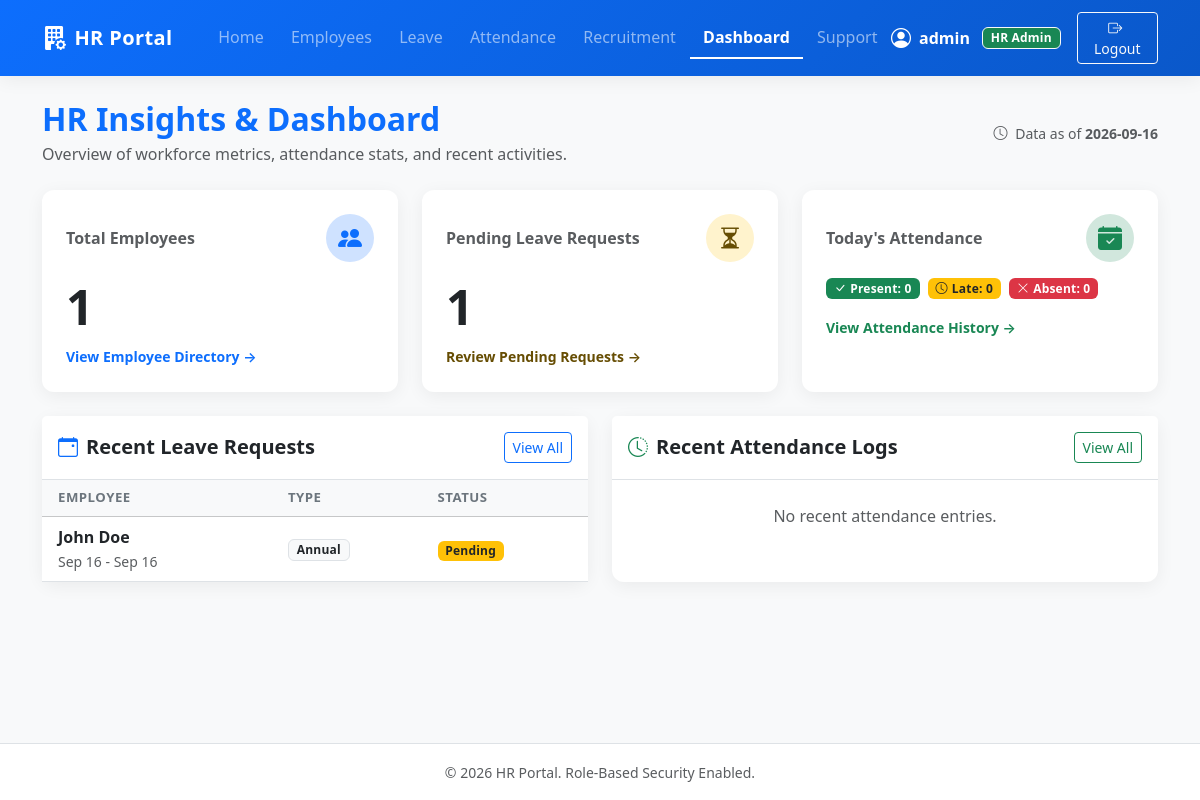
The page /dashboard (signed in) on the database as committed earlier.
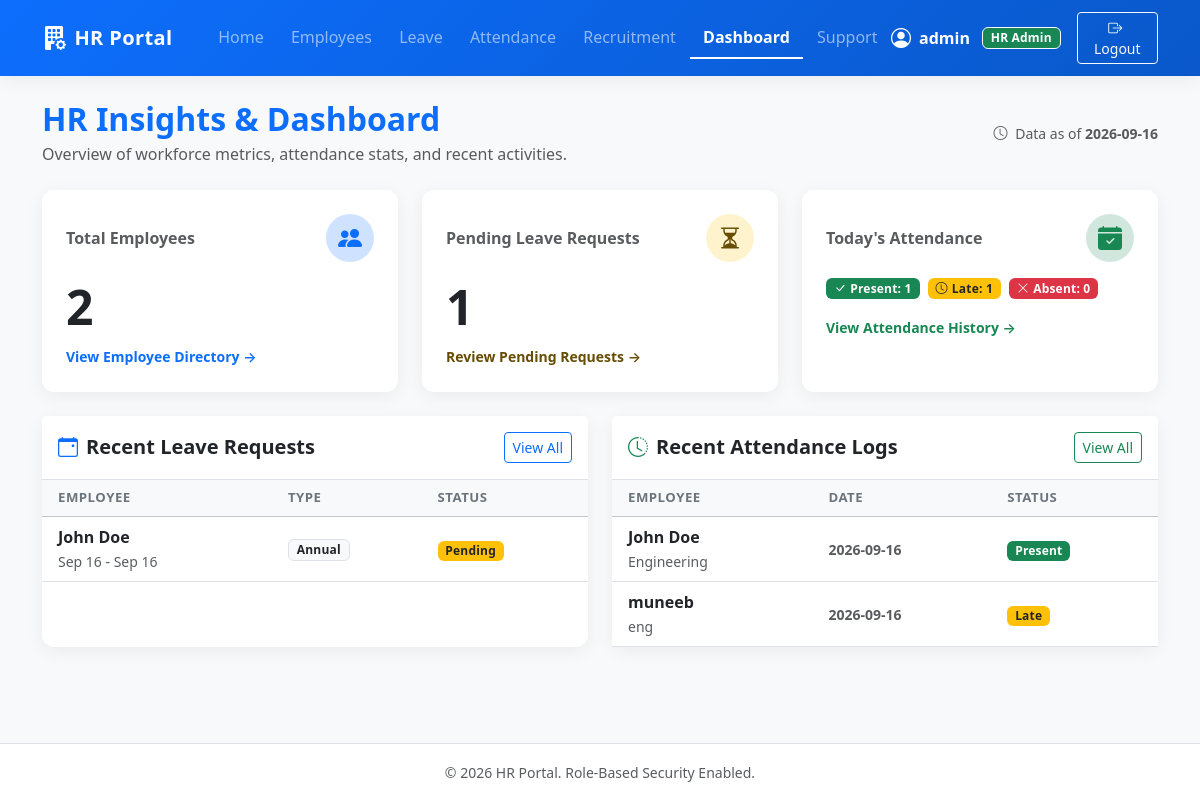
The same page on the database as committed later.
### models/leave.py (models this page shows, shortened)
class Leave(db.Model):
    __tablename__ = 'leaves'
    id = db.Column(db.Integer, primary_key=True)
    employee_id = db.Column(db.Integer, db.ForeignKey('employees.id'), nullable=False)
    leave_type = db.Column(db.String(50), nullable=False)
    start_date = db.Column(db.Date, nullable=False)
    end_date = db.Column(db.Date, nullable=False)
    reason = db.Column(db.Text, nullable=True)
    status = db.Column(db.String(20), nullable=False, default='Pending')

### models/employee.py (models this page shows, shortened)
class Employee(db.Model):
    __tablename__ = 'employees'
    id = db.Column(db.Integer, primary_key=True)
    name = db.Column(db.String(100), nullable=False)
    email = db.Column(db.String(120), unique=True, nullable=False)
    department = db.Column(db.String(80), nullable=True)
    position = db.Column(db.String(80), nullable=True)
    join_date = db.Column(db.Date, nullable=False, default=date.today)
    leaves = db.relationship('Leave', backref='employee', lazy=True, cascade='all, delete-orphan')
    attendances = db.relationship('Attendance', backref='employee', lazy=True, cascade='all, delete-orphan')
    user_account = db.relationship('User', backref='employee', uselist=False)

### models/attendance.py (models this page shows, shortened)
class Attendance(db.Model):
    __tablename__ = 'attendances'
    id = db.Column(db.Integer, primary_key=True)
    employee_id = db.Column(db.Integer, db.ForeignKey('employees.id'), nullable=False)
    date = db.Column(db.Date, nullable=False)
    status = db.Column(db.String(20), nullable=False)  # Present, Absent, Late
    __table_args__ = (
        db.UniqueConstraint('employee_id', 'date', name='uq_employee_date'),
    )

### app.py (the view)
    @app.route('/dashboard')
    @hr_required
    def dashboard():
        today = date.today()
        total_employees = Employee.query.count()
        pending_leaves_count = Leave.query.filter_by(status='Pending').count()
        today_attendance = {
            'present': Attendance.query.filter_by(date=today, status='Present').count(),
            'late': Attendance.query.filter_by(date=today, status='Late').count(),
            'absent': Attendance.query.filter_by(date=today, status='Absent').count()
        }
        recent_leaves = Leave.query.order_by(Leave.id.desc()).limit(5).all()
        recent_attendances = Attendance.query.order_by(Attendance.id.desc()).limit(5).all()
        return render_template(
            'dashboard.html',
            total_employees=total_employees,
            pending_leaves_count=pending_leaves_count,
            today_attendance=today_attendance,
            recent_leaves=recent_leaves,
            recent_attendances=recent_attendances,
            today_date=today.strftime('%Y-%m-%d')
        )

### templates/dashboard.html (shortened to what the changed rows need)
{% extends "base.html" %}
{% block content %}
<div class="d-flex justify-content-between align-items-center mb-4">
    <div>
        <h2 class="fw-bold text-primary mb-1">HR Insights & Dashboard</h2>
    </div>
</div>
<div class="row g-4 mb-4">
    <div class="col-md-4">
        <div class="card border-0 shadow-sm h-100 bg-white">
            <div class="card-body p-4">
                <div class="d-flex align-items-center justify-content-between mb-3">
                    <span class="text-muted fw-semibold">Total Employees</span>
                    <div class="bg-primary-subtle text-primary rounded-circle p-3 d-flex align-items-center justify-content-center" style="width: 48px; height: 48px;">
                    </div>
                </div>
                <h1 class="display-5 fw-bold text-dark mb-2">{{ total_employees }}</h1>
                <a href="{{ url_for('list_employees') }}" class="small text-primary text-decoration-none fw-semibold">
                    View Employee Directory &rarr;
                </a>
            </div>
        </div>
    </div>
    <div class="col-md-4">
        <div class="card border-0 shadow-sm h-100 bg-white">
            <div class="card-body p-4">
                <h1 class="display-5 fw-bold text-dark mb-2">{{ pending_leaves_count }}</h1>
            </div>
        </div>
    </div>
    <div class="col-md-4">
        <div class="card border-0 shadow-sm h-100 bg-white">
            <div class="card-body p-4">
                <div class="d-flex align-items-center gap-2 mb-2">
                    <span class="badge bg-success px-2 py-1"><i class="bi bi-check-lg me-1"></i>Present: {{ today_attendance.present }}</span>
                    <span class="badge bg-warning text-dark px-2 py-1"><i class="bi bi-clock me-1"></i>Late: {{ today_attendance.late }}</span>
                    <span class="badge bg-danger px-2 py-1"><i class="bi bi-x-lg me-1"></i>Absent: {{ today_attendance.absent }}</span>
                </div>
            </div>
        </div>
    </div>
</div>
<div class="row g-4">
    <div class="col-lg-6">
        <div class="card border-0 shadow-sm h-100">
            <div class="card-body p-0">
                {% if recent_leaves %}
                <div class="table-responsive">
                    <table class="table table-hover align-middle mb-0">
                        <thead class="table-light">
                            <tr>
                                <th scope="col" class="ps-3">Employee</th>
                                <th scope="col">Type</th>
                                <th scope="col">Status</th>
                            </tr>
                        </thead>
                        <tbody>
                            {% for leave in recent_leaves %}
                            <tr>
                                <td class="ps-3">
                                    <div class="fw-semibold text-dark">{{ leave.employee.name if leave.employee else 'Unknown' }}</div>
                                    <small class="text-muted">{{ leave.start_date.strftime('%b %d') }} - {{ leave.end_date.strftime('%b %d') }}</small>
                                </td>
                                <td>
                                    <span class="badge bg-light text-dark border">{{ leave.leave_type }}</span>
                                </td>
                                <td>
                                    {% if leave.status == 'Pending' %}
                                        <span class="badge bg-warning text-dark">Pending</span>
                                    {% elif leave.status == 'Approved' %}
                                        <span class="badge bg-success">Approved</span>
                                    {% elif leave.status == 'Rejected' %}
                                        <span class="badge bg-danger">Rejected</span>
                                    {% endif %}
                                </td>
                            </tr>
                            {% endfor %}
                        </tbody>
                    </table>
                </div>
                {% else %}
                <div class="p-4 text-center text-muted">No recent leave applications.</div>
                {% endif %}
            </div>
        </div>
    </div>
    <div class="col-lg-6">
        <div class="card border-0 shadow-sm h-100">
            <div class="card-body p-0">
                {% if recent_attendances %}
                <div class="table-responsive">
                    <table class="table table-hover align-middle mb-0">
                        <thead class="table-light">
                            <tr>
                                <th scope="col" class="ps-3">Employee</th>
                                <th scope="col">Date</th>
                                <th scope="col">Status</th>
                            </tr>
                        </thead>
                        <tbody>
                            {% for att in recent_attendances %}
                            <tr>
                                <td class="ps-3">
                                    <div class="fw-semibold text-dark">{{ att.employee.name if att.employee else 'Unknown' }}</div>
                                    <small class="text-muted">{{ att.employee.department or 'Staff' }}</small>
                                </td>
                                <td>
                                    <span class="small fw-semibold text-muted">{{ att.date.strftime('%Y-%m-%d') }}</span>
                                </td>
                                <td>
                                    {% if att.status == 'Present' %}
                                        <span class="badge bg-success">Present</span>
                                    {% elif att.status == 'Absent' %}
                                        <span class="badge bg-danger">Absent</span>
                                    {% elif att.status == 'Late' %}
                                        <span class="badge bg-warning text-dark">Late</span>
                                    {% endif %}
                                </td>
                            </tr>
                            {% endfor %}
                        </tbody>
                    </table>
                </div>
                {% else %}
                <div class="p-4 text-center text-muted">No recent attendance entries.</div>
                {% endif %}
            </div>
        </div>
    </div>
</div>
{% endblock %}

Rows that differ between the two databases and show on the page:
added Attendance: employee "John Doe", employee "Engineering", date "2026-09-16", status "Present"
added Attendance: employee "muneeb", employee "eng", date "2026-09-16", status "Late"
Other text that changed with them:
{{ total_employees }}: "1" → "2"
{{ today_attendance.present }}: "0" → "1"
{{ today_attendance.late }}: "0" → "1"
text no longer shown: "No recent attendance entries."
text now shown: "EMPLOYEE DATE STATUS"
